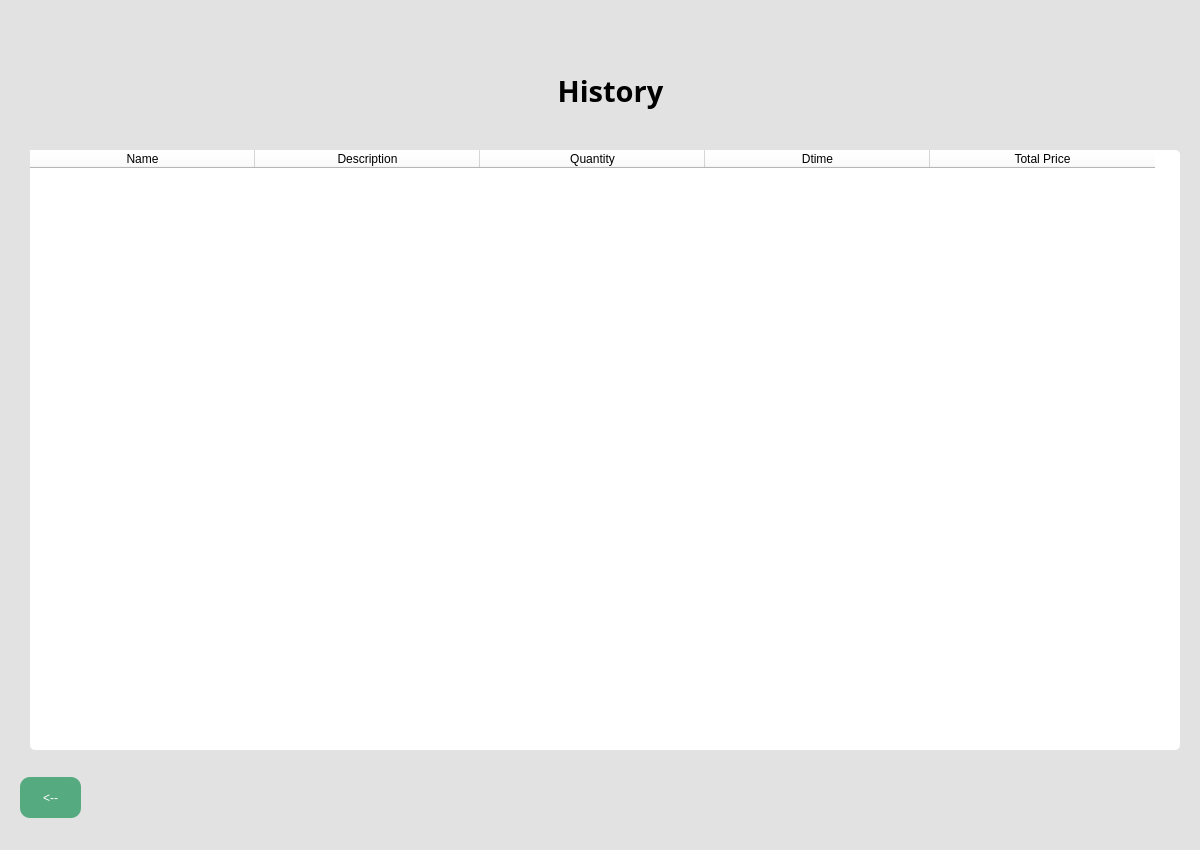
<?xml version="1.0" encoding="UTF-8"?>
<ui version="4.0">
 <class>Dialog</class>
 <widget class="QDialog" name="Dialog">
  <property name="geometry">
   <rect>
    <x>0</x>
    <y>0</y>
    <width>1200</width>
    <height>850</height>
   </rect>
  </property>
  <property name="windowTitle">
   <string>Dialog</string>
  </property>
  <property name="autoFillBackground">
   <bool>false</bool>
  </property>
  <widget class="QWidget" name="widget" native="true">
   <property name="geometry">
    <rect>
     <x>0</x>
     <y>0</y>
     <width>1200</width>
     <height>850</height>
    </rect>
   </property>
   <property name="styleSheet">
    <string notr="true">background-color: rgb(226, 226, 226);
</string>
   </property>
   <widget class="QTableWidget" name="tableWidget">
    <property name="geometry">
     <rect>
      <x>30</x>
      <y>150</y>
      <width>1150</width>
      <height>600</height>
     </rect>
    </property>
    <property name="styleSheet">
     <string notr="true">font: 10pt &quot;MS Shell Dlg 2&quot;;
color:rgb(0, 0, 0);
border-radius: 5px;
background-color: rgb(255, 255, 255);
</string>
    </property>
    <attribute name="horizontalHeaderMinimumSectionSize">
     <number>225</number>
    </attribute>
    <attribute name="horizontalHeaderDefaultSectionSize">
     <number>225</number>
    </attribute>
    <column>
     <property name="text">
      <string>Name</string>
     </property>
    </column>
    <column>
     <property name="text">
      <string>Description</string>
     </property>
    </column>
    <column>
     <property name="text">
      <string>Quantity</string>
     </property>
    </column>
    <column>
     <property name="text">
      <string>Dtime</string>
     </property>
    </column>
    <column>
     <property name="text">
      <string>Total Price</string>
     </property>
    </column>
   </widget>
   <widget class="QPushButton" name="backbutton">
    <property name="geometry">
     <rect>
      <x>20</x>
      <y>777</y>
      <width>61</width>
      <height>41</height>
     </rect>
    </property>
    <property name="styleSheet">
     <string notr="true">border-radius: 10px;
color: rgb(255, 255, 255);
background-color: rgb(85, 170, 127);
</string>
    </property>
    <property name="text">
     <string>&lt;--</string>
    </property>
   </widget>
   <widget class="QLabel" name="welcomelabel">
    <property name="geometry">
     <rect>
      <x>390</x>
      <y>50</y>
      <width>441</width>
      <height>81</height>
     </rect>
    </property>
    <property name="font">
     <font>
      <family>Yu Gothic UI Semibold</family>
      <pointsize>22</pointsize>
      <weight>75</weight>
      <bold>true</bold>
     </font>
    </property>
    <property name="styleSheet">
     <string notr="true"/>
    </property>
    <property name="text">
     <string>History</string>
    </property>
    <property name="scaledContents">
     <bool>false</bool>
    </property>
    <property name="alignment">
     <set>Qt::AlignCenter</set>
    </property>
    <property name="wordWrap">
     <bool>true</bool>
    </property>
   </widget>
   <widget class="QLabel" name="errorlabel">
    <property name="geometry">
     <rect>
      <x>110</x>
      <y>760</y>
      <width>461</width>
      <height>61</height>
     </rect>
    </property>
    <property name="font">
     <font>
      <family>Yu Gothic UI</family>
      <pointsize>22</pointsize>
     </font>
    </property>
    <property name="styleSheet">
     <string notr="true">border-radius: 10px;
color: rgb(0, 0, 0);
background-color: rgb(226, 226, 226);</string>
    </property>
    <property name="text">
     <string/>
    </property>
   </widget>
  </widget>
 </widget>
 <resources/>
 <connections/>
</ui>
